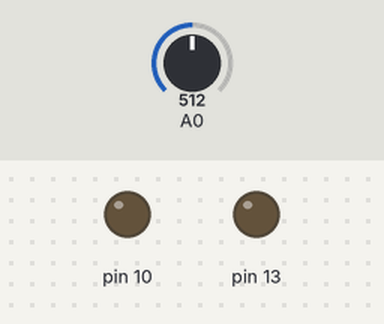
Recording of a sketch running on a simulated Arduino Uno, built with avr-gcc and run on an emulated ATmega328P. Shown: output pins drawn as LEDs (lit = HIGH). The inputs (shaded band) are chosen by the test bench; at power-on: A0 = 512.

Above: at 1.2 s.
1.3 s: A0 set to 32
2.8 s: A0 set to 26
At 3.8 s:
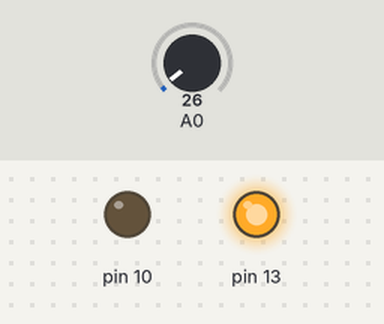
4.3 s: A0 set to 1010
At 4.9 s:
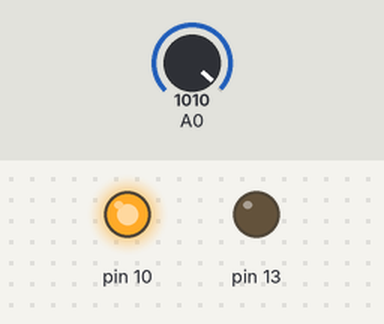
5.8 s: A0 set to 993
At 6.1 s:
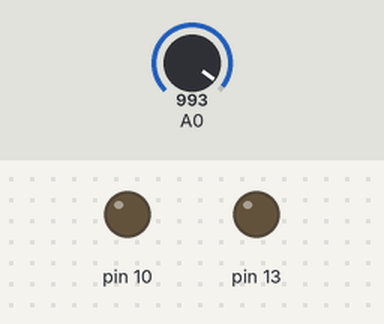
7.3 s: A0 set to 1023
At 8.4 s:
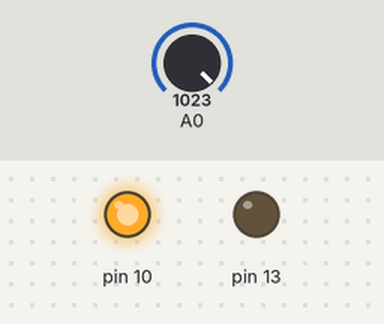
Timing chart, 0 to 9.8 s (numbered marks = the images above; inputs shaded):
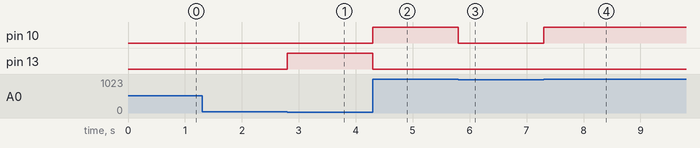

Measured:
- the behaviour switches between 30 and 29 on A0 (found by bisection; images 0 and 1)
- the behaviour switches between 1001 and 1000 on A0 (found by bisection; images 2 and 3)
- after the input at 1.3 s, every drawn part: stays the same
- after the input at 2.8 s, pin 13: LOW → HIGH at once
- after the input at 4.3 s, pin 10: LOW → HIGH at once; pin 13: HIGH → LOW at once
- after the input at 5.8 s, pin 10: HIGH → LOW at once
- after the input at 7.3 s, pin 10: LOW → HIGH at once

The sketch:

joy2ledControl.ino
```cpp
int a;
void setup () {
  pinMode(13, OUTPUT);
  pinMode(10, OUTPUT);
  Serial.begin(9600);
}

void loop () {
  a = analogRead(A0);
  if (a > 1000) {
    digitalWrite(10, HIGH);
  } else {
    digitalWrite(10, LOW);
  }
  if (a < 30) {
    digitalWrite(13, HIGH);
  } else {
    digitalWrite(13, LOW);
  }
  delay(1);
}
```
